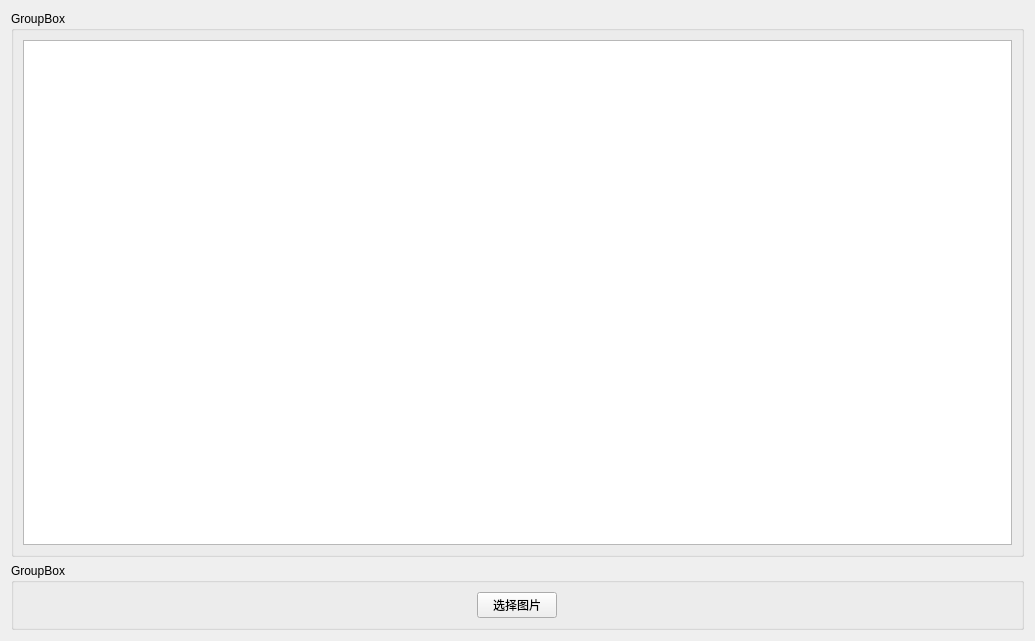
<?xml version="1.0" encoding="UTF-8"?>
<ui version="4.0">
 <class>Form</class>
 <widget class="QWidget" name="Form">
  <property name="geometry">
   <rect>
    <x>0</x>
    <y>0</y>
    <width>1035</width>
    <height>641</height>
   </rect>
  </property>
  <property name="windowTitle">
   <string>Form</string>
  </property>
  <layout class="QVBoxLayout" name="verticalLayout">
   <item>
    <widget class="QGroupBox" name="groupBox">
     <property name="title">
      <string>GroupBox</string>
     </property>
     <layout class="QHBoxLayout" name="horizontalLayout">
      <item>
       <widget class="QGraphicsView" name="graphicsView"/>
      </item>
     </layout>
    </widget>
   </item>
   <item>
    <widget class="QGroupBox" name="groupBox_2">
     <property name="title">
      <string>GroupBox</string>
     </property>
     <layout class="QHBoxLayout" name="horizontalLayout_2">
      <item>
       <widget class="QPushButton" name="pushButton">
        <property name="enabled">
         <bool>true</bool>
        </property>
        <property name="sizePolicy">
         <sizepolicy hsizetype="Fixed" vsizetype="Fixed">
          <horstretch>0</horstretch>
          <verstretch>0</verstretch>
         </sizepolicy>
        </property>
        <property name="text">
         <string>选择图片</string>
        </property>
       </widget>
      </item>
     </layout>
    </widget>
   </item>
  </layout>
 </widget>
 <resources/>
 <connections/>
</ui>
